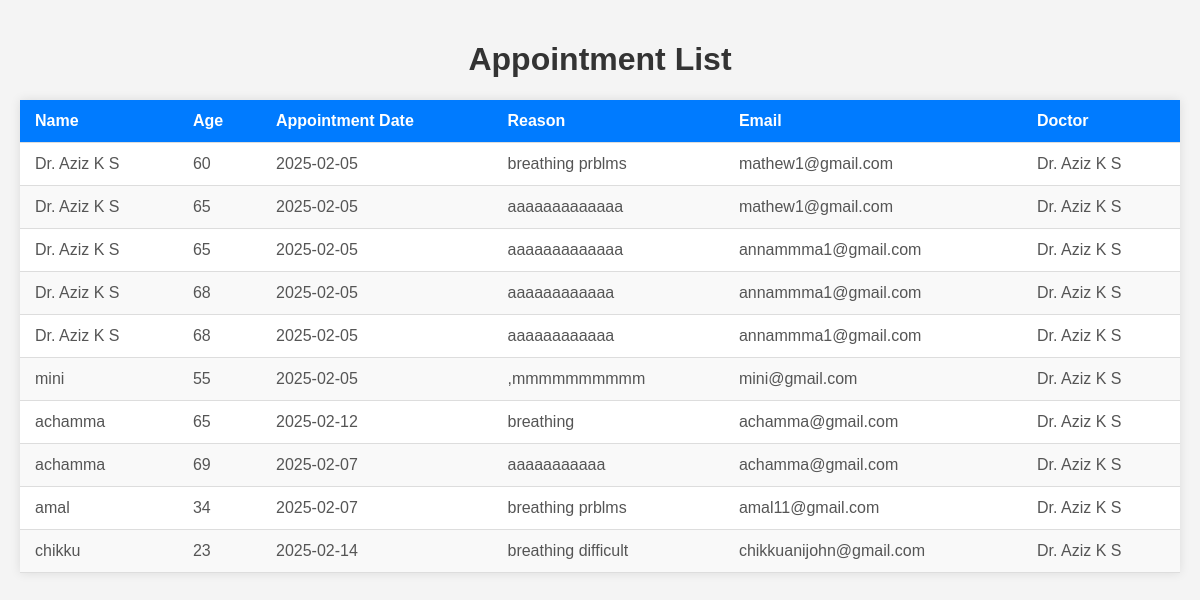
The app's page /view_bookings, older data.
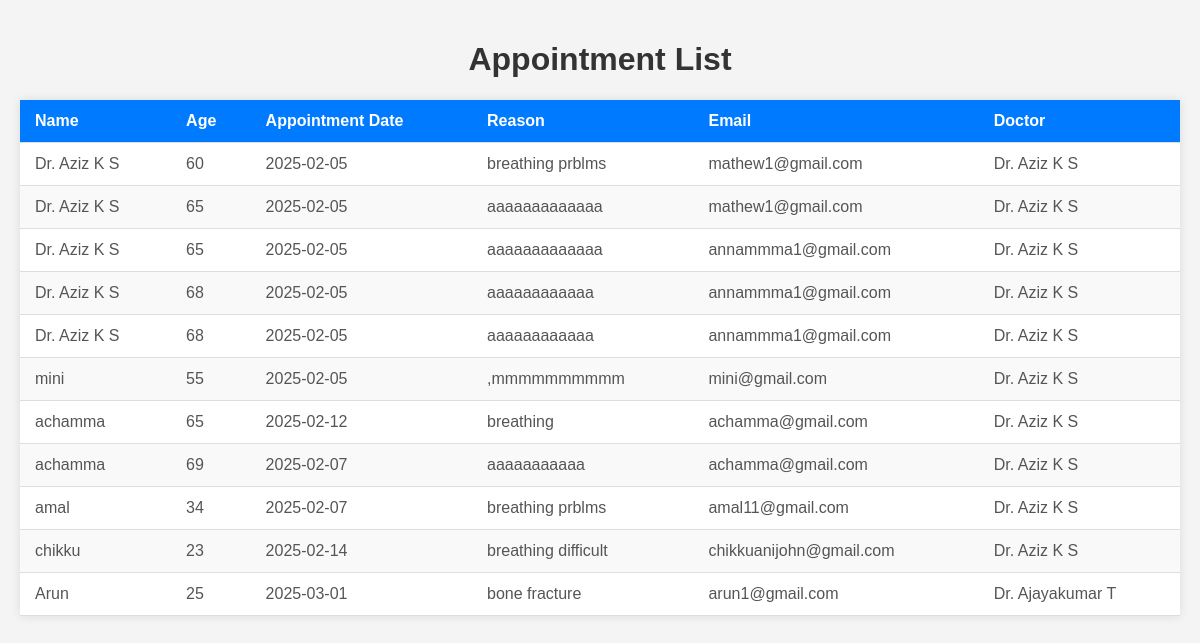
The same page, newer data.
### app/models.py (models this page shows, shortened)
class Appointment(models.Model):
    Name = models.TextField()
    age = models.PositiveIntegerField()
    Appointmentdate = models.CharField(max_length=100)
    Reasonforappointment = models.TextField(max_length=100)
    email =models.EmailField()
    doctor_name = models.ForeignKey(Doctor,on_delete=models.CASCADE)
    user=models.ForeignKey(User,on_delete=models.CASCADE)

class Doctor(models.Model):
    pid=models.TextField()
    name = models.TextField()
    specialty = models.CharField(max_length=100)
    contact_number = models.CharField(max_length=15)
    available_day = models.CharField(max_length=100)
    available_time_start = models.TimeField()
    available_time_end = models.TimeField()

### app/views.py (the view, shortened to what this page needs)
# urls.py: path('view_bookings',views.view_bookings),
def view_bookings(request):
    appointments = Appointment.objects.select_related('doctor_name').all()
    return render(request, 'view_bookings.html', {'appointments': appointments})

### templates/view_bookings.html (shortened to what this page needs)
<!DOCTYPE html>
<html lang="en">
<head>
</head>
<body>
    <h1>Appointment List</h1>
    <table>
        <thead>
            <tr>
                <th>Name</th>
                <th>Age</th>
                <th>Appointment Date</th>
                <th>Reason</th>
                <th>Email</th>
                <th>Doctor</th>
            </tr>
        </thead>
        <tbody>
            {% for appointment in appointments %}
            <tr>
                <td>{{ appointment.Name }}</td>
                <td>{{ appointment.age }}</td>
                <td>{{ appointment.Appointmentdate }}</td>
                <td>{{ appointment.Reasonforappointment }}</td>
                <td>{{ appointment.email }}</td>
                <td>{{ appointment.doctor_name.name }}</td>
            </tr>
            {% endfor %}
        </tbody>
    </table>
</body>
</html>

Row changes from the older to the newer data that the page shows:
added Appointment: Name "Arun", age "25", Appointmentdate "2025-03-01", Reasonforappointment "bone fracture", email "arun1@gmail.com", doctor_name.name "Dr. Ajayakumar T"
